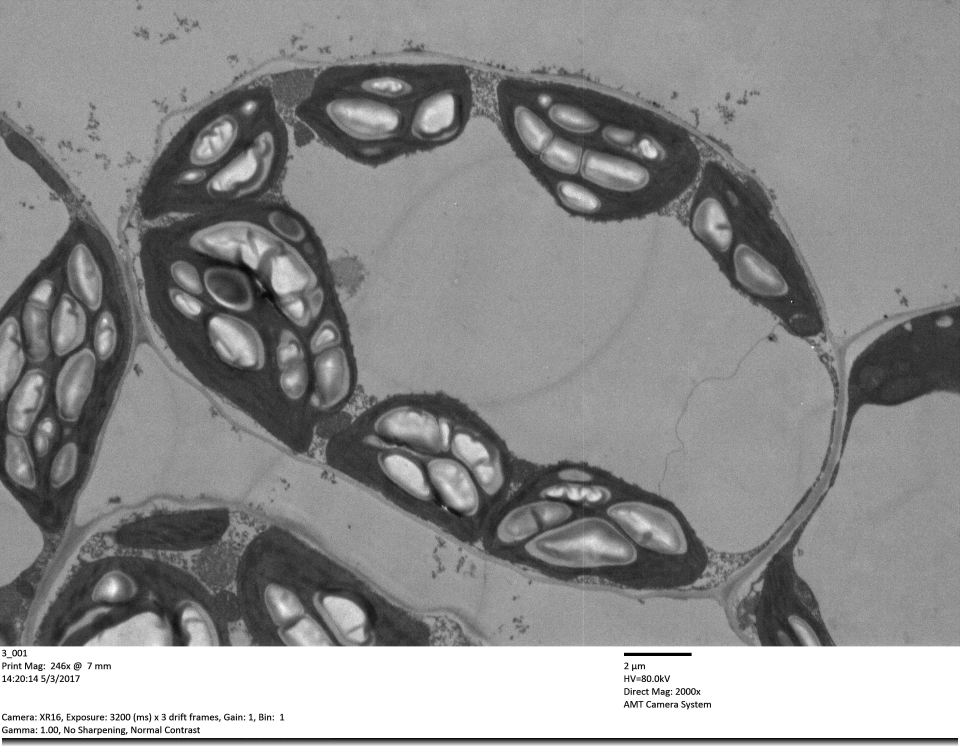
#> input picture OrgSegNet/test_img/C040.jpg, 4800 x 3730 px (shown at 1/5 size)
$ python -i split_img.py   (imports and definitions only)
#> lines starting #> are read from the running program, lines starting #| are printed output that depends on the picture; after the words box and inside, x2 and y2 are one past the last pixel; in counts of white or black regions, pixels touching at a corner belong together
#> further down, picture is the input picture: PIL image 4800x3730 RGB; min 0, max 255, mean 141.2
import numpy as np
import cv2

# 实现功能: 获取每个细胞器的图像
# [51 lines left out: functions ReturnSplitImg, calculate_result, not called in this run]

def Crop_img(old_img):
    """
    用于裁剪输入图像的白边.
    :param old_img:
    :return:
    """
    old_img2 = np.array(old_img)
    w,h,_ = old_img2.shape
#> w = 3730; h = 4800
    old_img2 = cv2.cvtColor(old_img2, cv2.COLOR_RGB2GRAY)
    ret, old_img2 = cv2.threshold(old_img2, 254, 255, cv2.THRESH_BINARY)
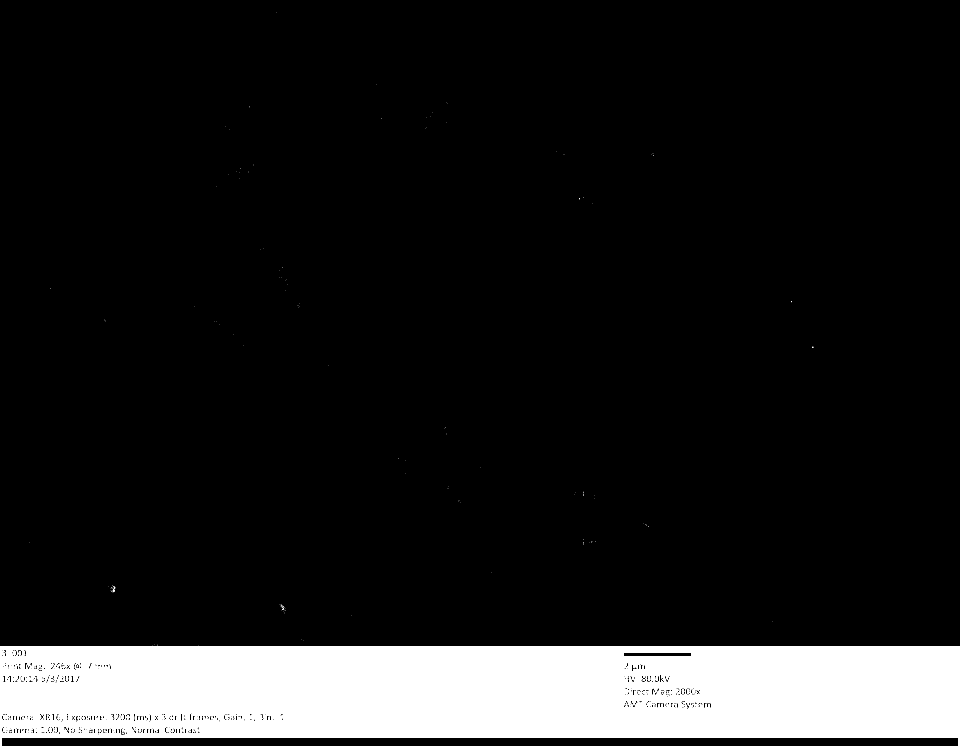
#> old_img2: shape (3730, 4800) (shown at 1/5 size); 11.7% white; 885 white regions (806 under 20 px)
    contours, hierarchy = cv2.findContours(old_img2, cv2.RETR_EXTERNAL, cv2.CHAIN_APPROX_NONE)[-2:]
#> contours = 223 contours, 222 with area under 20; largest, box (x1, y1, x2, y2) and area: (0, 3232, 4800, 3730) 2192048
    area = []

    for k in range(len(contours)):
        area.append(cv2.contourArea(contours[k]))
#> after the loop, area = 223 values, max 2192047.5 at index 27, min 0 at index 0, mean 9829.9
    max_idx = np.argmax(np.array(area))
#> max_idx = 27
    w2 = contours[max_idx][0][0][1]
#> w2 = 3232
    return old_img.crop([0, 0, h, w2])
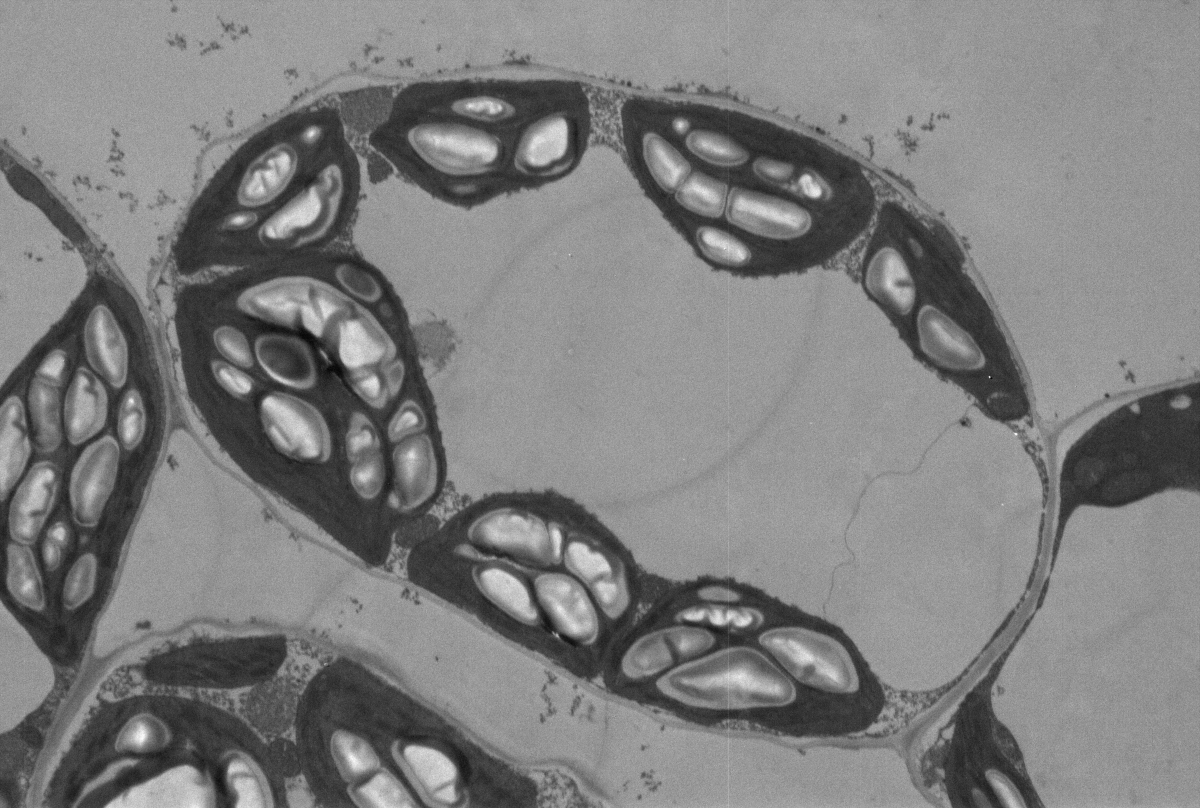
#> returned value: PIL image 4800x3232 RGB (shown at 1/4 size); min 0, max 255, mean 126.3

>>> from PIL import Image
>>> picture = Image.open('../test_img/C040.jpg')
>>> result = Crop_img(picture)

$ run again, on OrgSegNet/test_img/z047.jpg
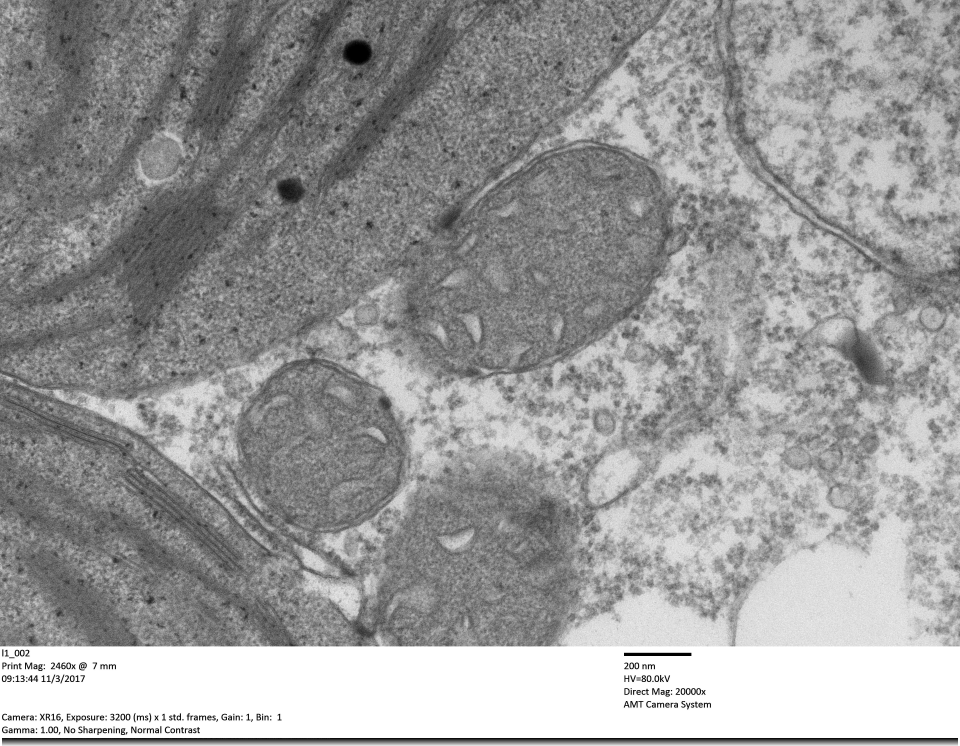
#> input picture OrgSegNet/test_img/z047.jpg, 4800 x 3730 px (shown at 1/5 size)
#> picture is the input picture: PIL image 4800x3730 RGB; min 0, max 255, mean 154.6
#> contours = 34 contours, 33 with area under 20; largest, box (x1, y1, x2, y2) and area: (0, 3232, 4800, 3730) 2192040
#> the loop in Crop_img, `for k in range(len(contours)):` made 34 passes
#> after the loop in Crop_img, `for k in range(len(contours)):`: area = 34 values, max 2192040 at index 28, min 0 at index 0, mean 64471.8
#> max_idx = 28
#> w2 = 3232
#> in Crop_img, `return old_img.crop([0, 0, h, w2])`:
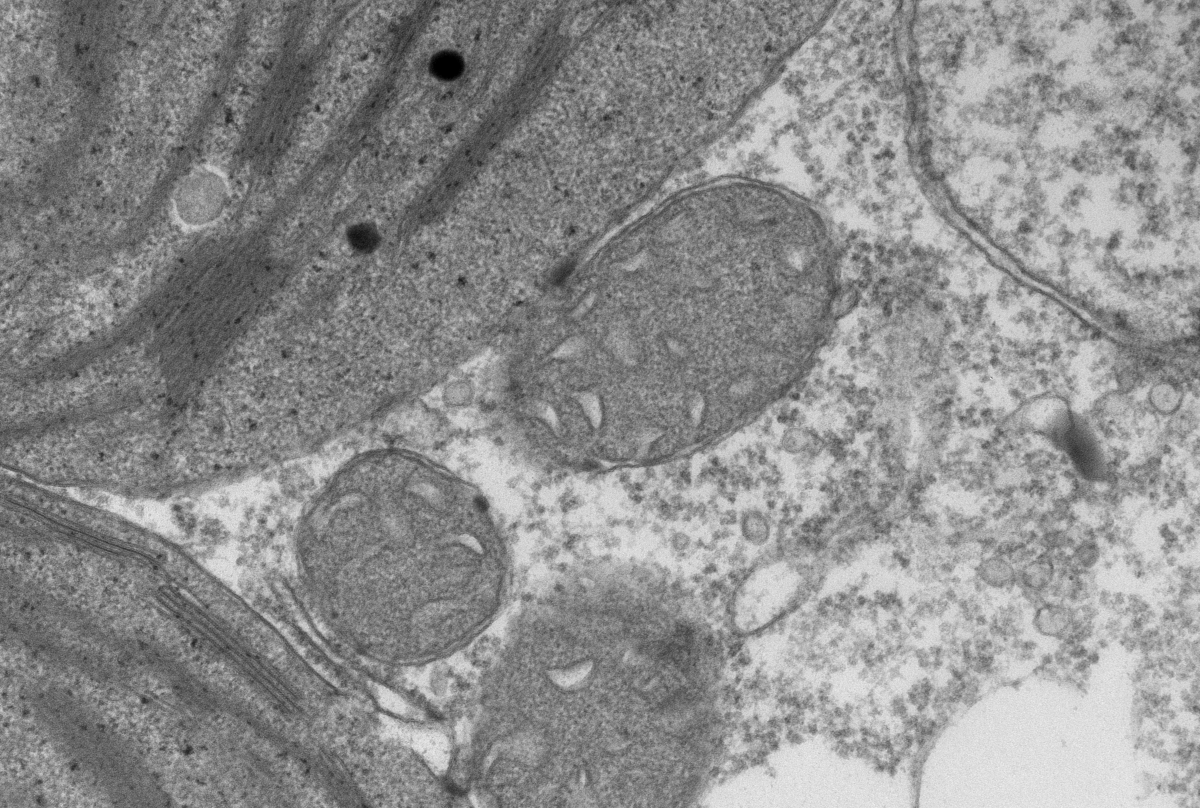
#> returned value: PIL image 4800x3232 RGB (shown at 1/4 size); min 0, max 255, mean 141.8

$ run again, on OrgSegNet/test_img/z058.jpg
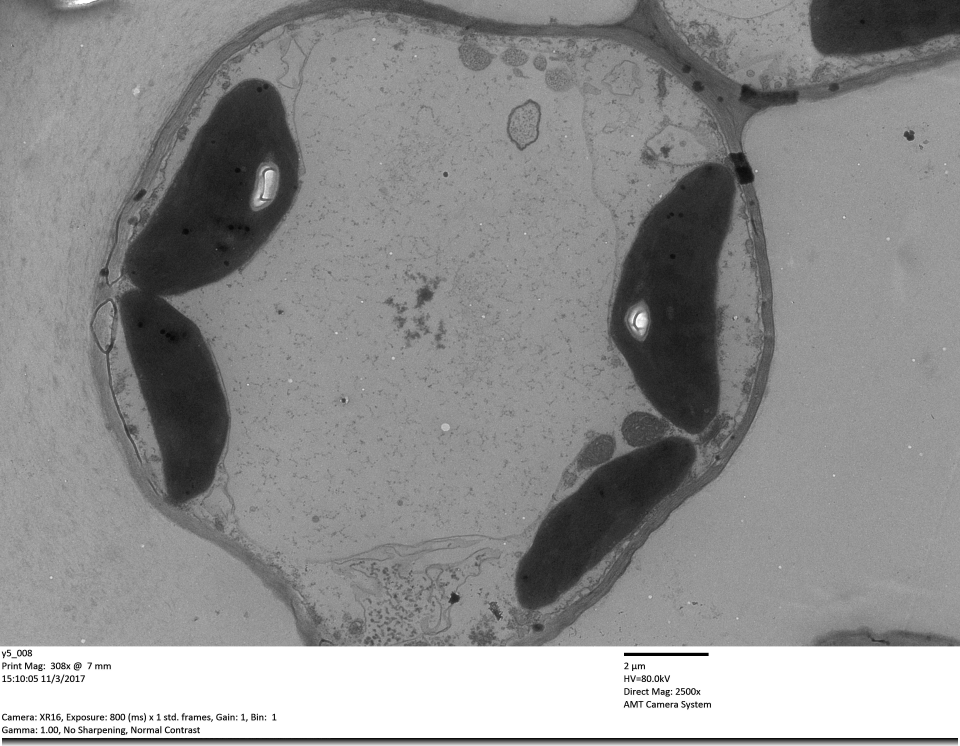
#> input picture OrgSegNet/test_img/z058.jpg, 4800 x 3730 px (shown at 1/5 size)
#> picture is the input picture: PIL image 4800x3730 RGB; min 0, max 255, mean 143.1
#> contours = 104 contours, 101 with area under 20; largest, box (x1, y1, x2, y2) and area: (0, 3232, 4800, 3730) 2192048, (381, 0, 476, 19) 922, (3184, 1620, 3198, 1636) 22
#> the loop in Crop_img, `for k in range(len(contours)):` made 104 passes
#> after the loop in Crop_img, `for k in range(len(contours)):`: area = 104 values, max 2192048.5 at index 16, min 0 at index 0, mean 21087.3
#> max_idx = 16
#> w2 = 3232
#> in Crop_img, `return old_img.crop([0, 0, h, w2])`:
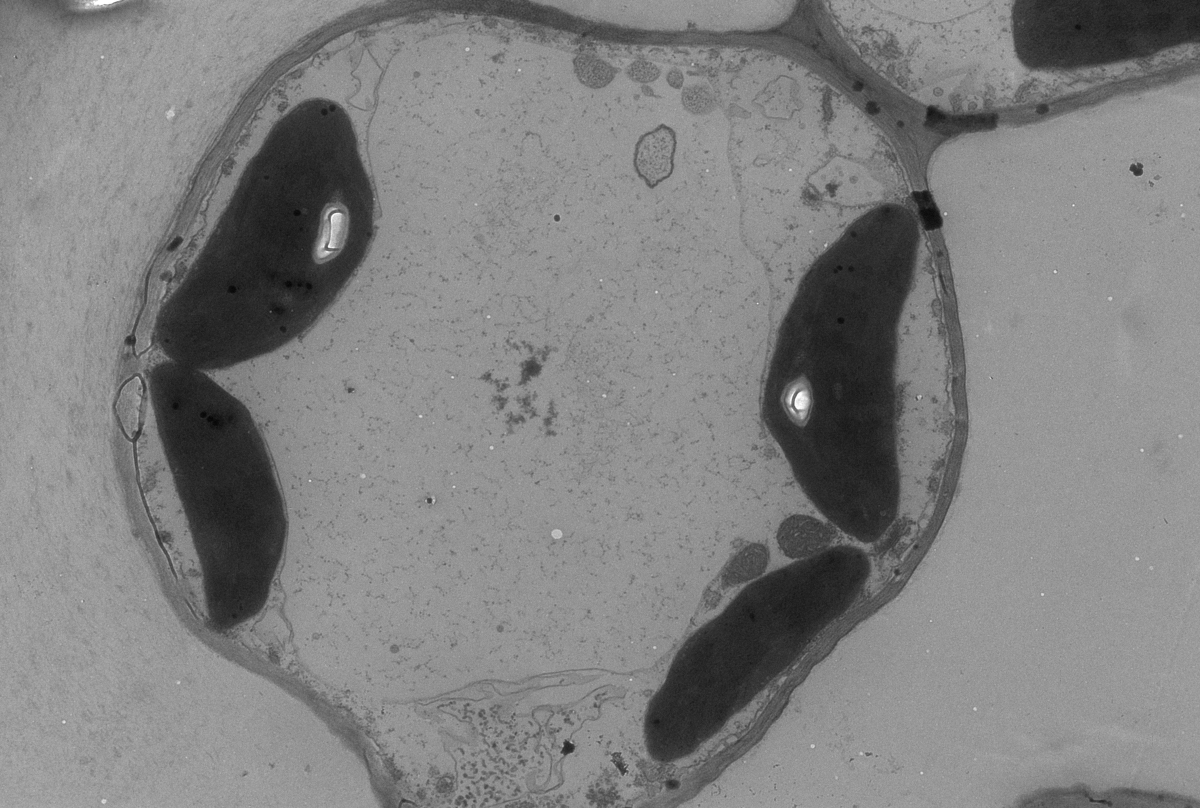
#> returned value: PIL image 4800x3232 RGB (shown at 1/4 size); min 0, max 255, mean 128.5
